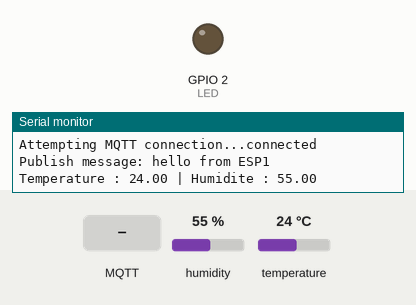
This sketch was run on a simulated ESP32. Shown: output pins drawn as LEDs (lit = HIGH), the last lines printed to the serial monitor. Inputs (shaded band) come from the test bench; at power-on: humidity 55 %, temperature 24 °C. WiFi joins after 1.5 s; servers stay silent unless stated; random numbers use the default seed unless the sketch sets one; no MQTT or app messages arrive unless stated.

Above: at 2.7 s.
2.8 s: MQTT message "1" arrives on the first subscribed topic
At 4.0 s:
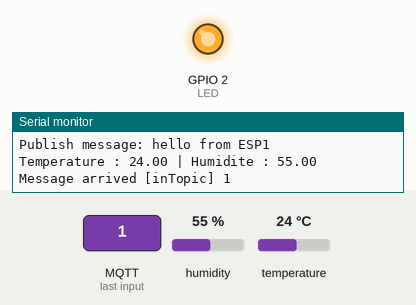
4.3 s: MQTT message "0" arrives on the first subscribed topic
At 5.3 s:
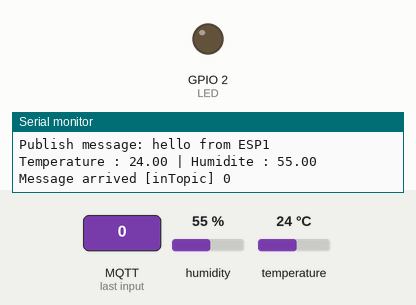
Timing chart, 0 to 7.3 s (numbered marks = the images above; inputs shaded):
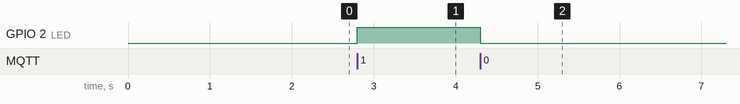

The sketch:

mqtt_esp1_M00.ino
```cpp
/*
 ---------------------------------------------
 programme provenant des exemples de arduino ie
 pour la sonde nommee esp1 dans cette application.
 programme pour une carte esp32 dev kit
 ---------------------------------------------

 Basic ESP32 MQTT example
 This sketch demonstrates the capabilities of the pubsub library in combination
 with the ESP32 board/library.
 It connects to an MQTT server then:
  - publishes "hello world" to the topic "outESP1" every two seconds
  - publishes the temperature measured by the DHT22 sensor to the topic "esp1/t1" every two seconds
  - publishes the HR% measured by the DHT22 sensor to the topic "esp1/h1" every two seconds
  - subscribes to the topic "inTopic", printing out any messages
    it receives. NB - it assumes the received payloads are strings not binary
  - If the first character of the topic "inTopic" is an 1, switch ON the ESP Led,
    else switch it off
 It will reconnect to the server if the connection is lost using a blocking
 reconnect function. See the 'mqtt_reconnect_nonblocking' example for how to
 achieve the same result without blocking the main loop.
*/

#include <WiFi.h>
#include <PubSubClient.h>
#include <DHT.h> // Librairie des capteurs DHT

// Update these with values suitable for your network.
const int LED=2;

const char* ssid = "*******";  // Encoder le nom du réseau wifi
const char* password = "********";  // Encoder le mot de passe du réseau wifi
const char* mqtt_server = "******";  // Encoder l'adresse IP du broker mqtt

WiFiClient espClient;
PubSubClient client(espClient);
unsigned long lastMsg = 0;
#define MSG_BUFFER_SIZE	(50)
char msg[MSG_BUFFER_SIZE];
int value = 0;

#define DHTPIN 4
#define DHTTYPE DHT22
DHT dht(DHTPIN, DHTTYPE);

void setup_wifi() {

  delay(10);
  // We start by connecting to a WiFi network
  Serial.println();
  Serial.print("Connecting to ");
  Serial.println(ssid);

  WiFi.mode(WIFI_STA);
  WiFi.begin(ssid, password);

  while (WiFi.status() != WL_CONNECTED) {
    delay(500);
    Serial.print(".");
  }

  randomSeed(micros());

  Serial.println("");
  Serial.println("WiFi connected");
  Serial.println("IP address: ");
  Serial.println(WiFi.localIP());
}

void callback(char* topic, byte* payload, unsigned int length) {
  Serial.print("Message arrived [");
  Serial.print(topic);
  Serial.print("] ");
  for (int i = 0; i < length; i++) {
    Serial.print((char)payload[i]);
  }
  Serial.println();

  // Switch on the LED if an 1 was received as first character
  if ((char)payload[0] == '1') {
    digitalWrite(LED, HIGH);   // Turn the LED on (Note that LOW is the voltage level
    // but actually the LED is on; this is because
    // it is active low on the ESP-01)
  } else {
    digitalWrite(LED, LOW);  // Turn the LED off by making the voltage HIGH
  }

}

void reconnect() {
  // Loop until we're reconnected
  while (!client.connected()) {
    Serial.print("Attempting MQTT connection...");
    // Create a random client ID
    String clientId = "ESP1Client-";
    clientId += String(random(0xffff), HEX);
    // Attempt to connect
    if (client.connect(clientId.c_str())) {
      Serial.println("connected");
      // Once connected, publish an announcement...
      client.publish("outTopic", "hello from ESP1");
      // ... and resubscribe
      client.subscribe("inTopic");
    } else {
      Serial.print("failed, rc=");
      Serial.print(client.state());
      Serial.println(" try again in 5 seconds");
      // Wait 5 seconds before retrying
      delay(5000);
    }
  }
}

void setup() {
  pinMode(LED, OUTPUT);     // Initialize the BUILTIN_LED pin as an output
  Serial.begin(115200);
  setup_wifi();
  client.setServer(mqtt_server, 1883);
  client.setCallback(callback);
  dht.begin();
}

void loop() {

  if (!client.connected()) {
    reconnect();
  }
  client.loop();


  unsigned long now = millis();
  if (now - lastMsg > 2000) {
    lastMsg = now;
    ++value;
    snprintf (msg, MSG_BUFFER_SIZE, "hello from ESP1", value);
    Serial.print("Publish message: ");
    Serial.println(msg);
    client.publish("outESP1", msg);
    float t = dht.readTemperature();
    float h = dht.readHumidity();
    Serial.print("Temperature : ");
    Serial.print(t);
    Serial.print(" | Humidite : ");
    Serial.println(h);
    client.publish("esp1/t1", String(t).c_str());
    client.publish("esp1/h1", String(h).c_str());
  }
}
```

Measured:
- after the input at 2.8 s, GPIO 2 (LED): LOW → HIGH at once
- after the input at 4.3 s, GPIO 2 (LED): HIGH → LOW at once
